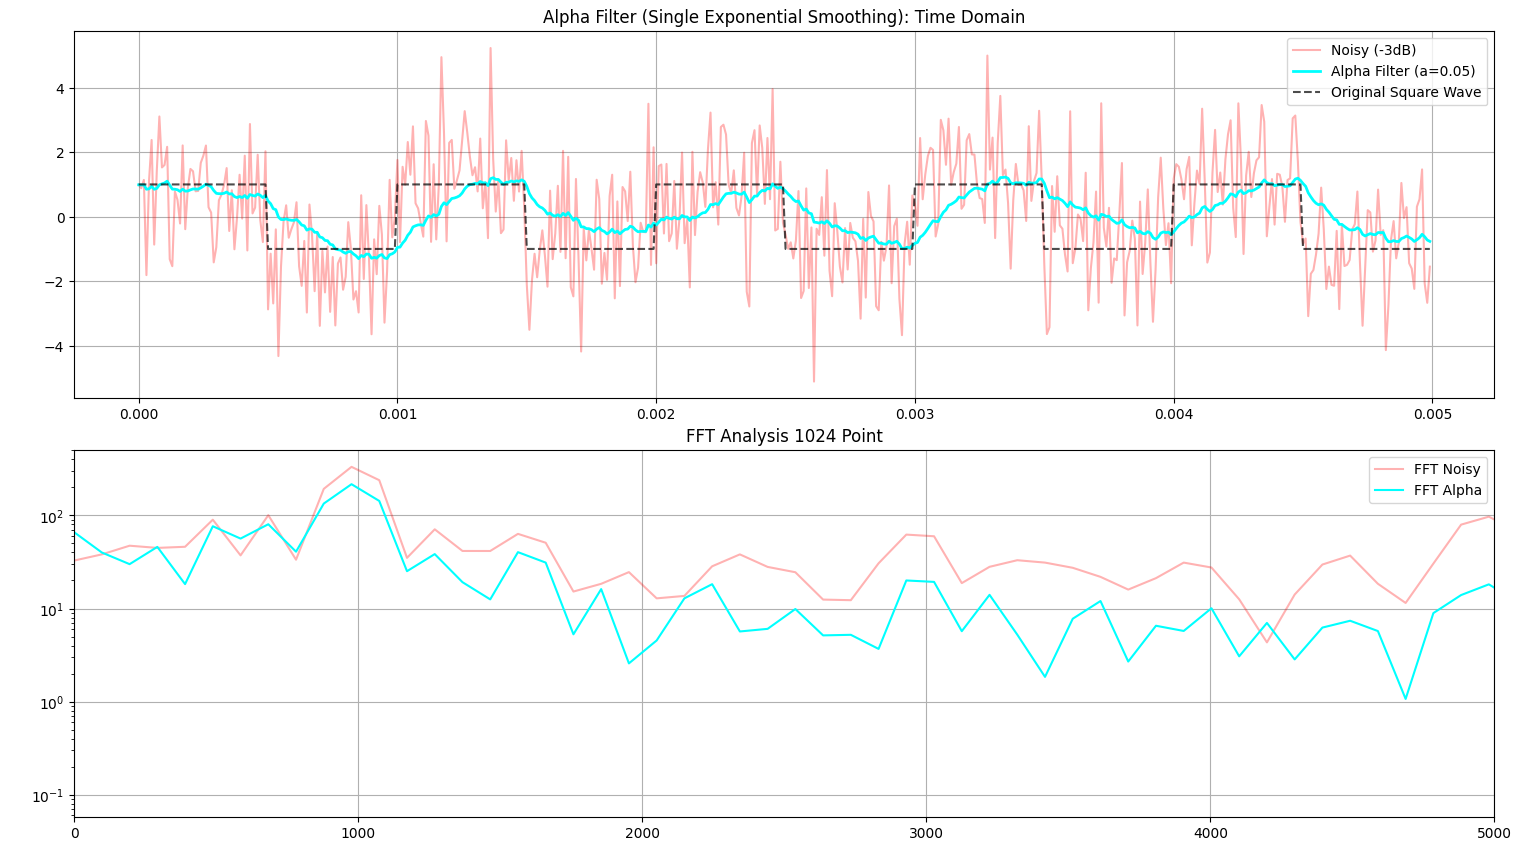

Reproduce this figure in Python.
import numpy as np
import matplotlib.pyplot as plt
from scipy import signal

# 1. SETUP PARAMETER (Sama biar konsisten)
fs = 100000
t = np.linspace(0, 0.005, int(fs * 0.005), endpoint=False)
f_sinyal = 1000
amplitudo = 1

x_clean = amplitudo * signal.square(2 * np.pi * f_sinyal * t)
snr_db = -3
p_signal = np.mean(x_clean**2)
p_noise = p_signal / (10**(snr_db / 10))
x_noisy = x_clean + np.random.normal(0, np.sqrt(p_noise), len(x_clean))

# 2. ALGORITMA ALPHA FILTER (Simple Exponential Smoothing)
def alpha_filter(z, alpha):
    """
    z: sinyal kotor
    alpha: faktor smoothing (0 sampai 1)
           Semakin kecil alpha, semakin bersih tapi delay makin parah.
    """
    n = len(z)
    x_hat = np.zeros(n)
    x_hat[0] = z[0] # Inisialisasi awal
    
    for k in range(1, n):
        # Rumus: Estimasi = (1 - alpha) * Estimasi_Lama + alpha * Data_Baru
        x_hat[k] = (1 - alpha) * x_hat[k-1] + alpha * z[k]
        
    return x_hat

# Eksekusi (Coba alpha kecil untuk noise berat -3dB)
alpha_val = 0.05 
x_alpha = alpha_filter(x_noisy, alpha_val)

# 3. FFT 1024
n_fft = 1024
freq = np.fft.fftfreq(n_fft, 1/fs)[:n_fft//2]
mag_noisy = np.abs(np.fft.fft(x_noisy, n_fft)[:n_fft//2])
mag_alpha = np.abs(np.fft.fft(x_alpha, n_fft)[:n_fft//2])

# 4. PLOTTING
plt.figure(figsize=(12, 10))

plt.subplot(2, 1, 1)
plt.plot(t, x_noisy, color='red', alpha=0.3, label='Noisy (-3dB)')
plt.plot(t, x_alpha, color='cyan', label=f'Alpha Filter (a={alpha_val})', linewidth=2)
plt.plot(t, x_clean, 'k--', alpha=0.7, label='Original Square Wave')
plt.title("Alpha Filter (Single Exponential Smoothing): Time Domain")
plt.legend()
plt.grid(True)

plt.subplot(2, 1, 2)
plt.semilogy(freq, mag_noisy, color='red', alpha=0.3, label='FFT Noisy')
plt.semilogy(freq, mag_alpha, color='cyan', label='FFT Alpha')
plt.title("FFT Analysis 1024 Point")
plt.xlim(0, 5000)
plt.legend()
plt.grid(True)

plt.tight_layout()
plt.show()

"""
Penjelasan Grafik
Grafik ini menunjukkan bagaimana filter frekuensi klasik bekerja pada sinyal kotak yang "tenggelam" dalam noise parah (SNR -3dB).
1. Grafik Atas: Time Domain Analysis (Domain Waktu)
- Bentuk sinyal terhadap waktu (0 sampai 0.005 detik).
- Garis Merah (Noisy -3dB): Amplitudo noise seringkali lebih tinggi daripada sinyal aslinya (mencapai angka 4 sementara sinyal asli cuma di angka 1). Bentuk kotak aslinya hampir tidak terlihat sama sekali.
- Garis Hitam Putus-putus (Original Square Wave): Sinyal kotak yang berpindah secara instan antara 1 dan -1 setiap 0.0005 detik (setengah periode dari 1000Hz).
- Alpha Filter (Sian/Biru Muda):
    Efek Smoothing: Filter ini berhasil meredam noise menjadi garis yang jauh lebih halus.
    Kelemahan Fase (Lag): Terlihat jelas adanya keterlambatan posisi sinyal sian dibandingkan garis putus-putus hitam. Saat sinyal asli sudah naik ke 1, sinyal Alpha masih merangkak naik perlahan.
    Distorsi Bentuk: Karena hanya menggunakan satu parameter (alpha = 0.05), filter ini tidak mampu mengikuti perubahan instan sinyal kotak. Hasilnya, bentuk kotak berubah menjadi deretan kurva pengisian/pengosongan kapasitor (eksponensial) yang tumpul.
2. Grafik Bawah: Analisis Spektrum (FFT 1024 Point)
- Puncak Utama (1000 Hz): Terdapat puncak magnitudo di frekuensi 1000 Hz yang menandakan frekuensi dasar sinyal kotak tetap terjaga, meskipun kekuatannya sedikit teredam.
- Penekanan Noise: Garis sian (FFT Alpha) secara konsisten berada di bawah garis merah (FFT Noisy). Ini membuktikan bahwa filter ini efektif sebagai Low Pass Filter sederhana yang membuang komponen frekuensi tinggi (noise).
- Karakteristik Penurunan: Berbeda dengan Butterworth atau Chebyshev yang memiliki potongan tajam, penurunan magnitude pada Alpha filter cenderung lebih landai di frekuensi tinggi.
"""
